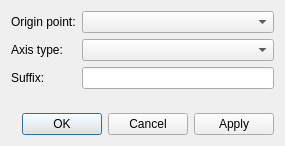
<?xml version="1.0" encoding="UTF-8"?>
<ui version="4.0">
 <class>DialogFlippingByAxis</class>
 <widget class="QDialog" name="DialogFlippingByAxis">
  <property name="geometry">
   <rect>
    <x>0</x>
    <y>0</y>
    <width>285</width>
    <height>146</height>
   </rect>
  </property>
  <property name="windowTitle">
   <string>Mirror by Axis</string>
  </property>
  <layout class="QVBoxLayout" name="verticalLayout">
   <item>
    <layout class="QFormLayout" name="formLayout">
     <item row="0" column="0">
      <widget class="QLabel" name="labelOriginPoint">
       <property name="text">
        <string>Origin point:</string>
       </property>
      </widget>
     </item>
     <item row="0" column="1">
      <widget class="QComboBox" name="comboBoxOriginPoint"/>
     </item>
     <item row="2" column="0">
      <widget class="QLabel" name="labelSuffix">
       <property name="text">
        <string>Suffix:</string>
       </property>
      </widget>
     </item>
     <item row="2" column="1">
      <widget class="QLineEdit" name="lineEditSuffix"/>
     </item>
     <item row="1" column="0">
      <widget class="QLabel" name="labelAxisType">
       <property name="text">
        <string>Axis type:</string>
       </property>
      </widget>
     </item>
     <item row="1" column="1">
      <widget class="QComboBox" name="comboBoxAxisType"/>
     </item>
    </layout>
   </item>
   <item>
    <widget class="QDialogButtonBox" name="buttonBox">
     <property name="orientation">
      <enum>Qt::Horizontal</enum>
     </property>
     <property name="standardButtons">
      <set>QDialogButtonBox::Apply|QDialogButtonBox::Cancel|QDialogButtonBox::Ok</set>
     </property>
    </widget>
   </item>
  </layout>
 </widget>
 <resources/>
 <connections>
  <connection>
   <sender>buttonBox</sender>
   <signal>accepted()</signal>
   <receiver>DialogFlippingByAxis</receiver>
   <slot>accept()</slot>
   <hints>
    <hint type="sourcelabel">
     <x>248</x>
     <y>254</y>
    </hint>
    <hint type="destinationlabel">
     <x>157</x>
     <y>274</y>
    </hint>
   </hints>
  </connection>
  <connection>
   <sender>buttonBox</sender>
   <signal>rejected()</signal>
   <receiver>DialogFlippingByAxis</receiver>
   <slot>reject()</slot>
   <hints>
    <hint type="sourcelabel">
     <x>316</x>
     <y>260</y>
    </hint>
    <hint type="destinationlabel">
     <x>286</x>
     <y>274</y>
    </hint>
   </hints>
  </connection>
 </connections>
</ui>
